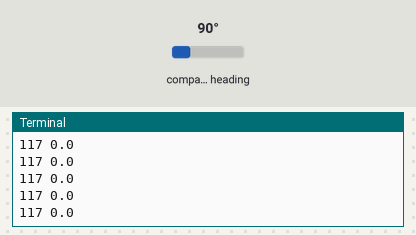
Simulated run of this program. Board: Raspberry Pi (BCM pin numbers). Shown: the last lines printed to the terminal. The test bench sets the inputs (shaded band); at power-on: compass heading 90°.

Above: at 1.2 s.
1.3 s: compass heading set to 7°
At 1.56 s:
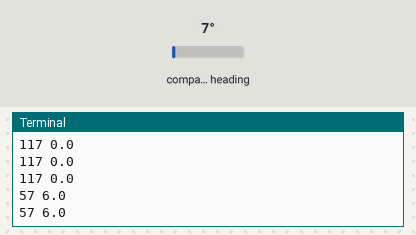
2.8 s: compass heading set to 180°
At 2.8 s:
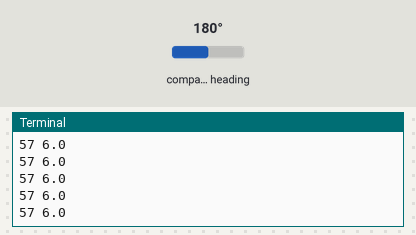
Timing chart, 0 to 5.8 s (numbered marks = the images above; inputs shaded):
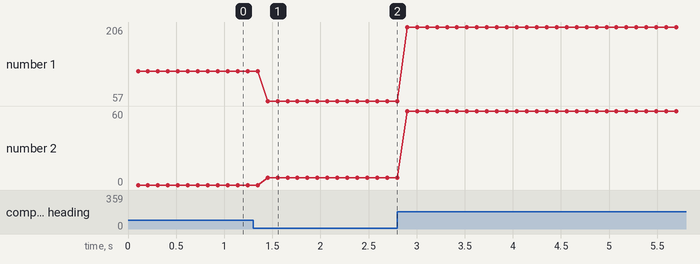

The program:

MagnetometerSensor.py
```python
#!/usr/bin/python
#Triple Axis Magnetometer Breakout - HMC5883L


from Adafruit_I2C import Adafruit_I2C
import time
import math

ConfigurationRegisterA = 0x00
ConfigurationRegisterB = 0x01
ModeRegister = 0x02
AxisXDataRegisterMSB = 0x03
AxisXDataRegisterLSB = 0x04
AxisZDataRegisterMSB = 0x05
AxisZDataRegisterLSB = 0x06
AxisYDataRegisterMSB = 0x07
AxisYDataRegisterLSB = 0x08
StatusRegister = 0x09
IdentificationRegisterA = 0x10
IdentificationRegisterB = 0x11
IdentificationRegisterC = 0x12
MeasurementContinuous = 0x00
MeasurementSingleShot = 0x01
MeasurementIdle = 0x03


#for bandung
degree=-31
minute=58

class MagnetometerHMC:
	def __init__(self):
		self.i2c=Adafruit_I2C(address=0x1e, debug=None)#set i2c
		self.i2c.write8(ModeRegister,MeasurementContinuous)#set continuous mode
		i2c=Adafruit_I2C(address=0x1e, debug=None)#set i2c
		#gain set to default 1090lsb +-1,3 Ga degital resolution 0.92 pada reg 0x01

	def read_raw(self):
		#data=self.i2c.readList(AxisXDataRegisterMSB, 6) #baca raw x y z
		magno_x = self.i2c.readS16(AxisXDataRegisterMSB)#(data[0]<<8) | data[1]
		magno_y = self.i2c.readS16(AxisYDataRegisterMSB)#(data[2]<<8) | data[3]
		magno_z = self.i2c.readS16(AxisZDataRegisterMSB)#(data[4]<<8) | data[5]

		if (magno_x == -4096):
			magno_x = None
		else:
			magno_x = round(magno_x * 0.92)

		if (magno_y == -4096):
			magno_y = None
		else:
			magno_y = round(magno_y * 0.92)

		if (magno_z == -4096):
			magno_z = None
		else:
			magno_z = round(magno_z * 0.92)

		return (magno_x, magno_y, magno_z)

	def getHeading(self):
		(scaled_x, scaled_y, scaled_z) = self.read_raw()
		declination= (degree+minute) * (math.pi/180)#calculate declination

		headingRad = math.atan2(scaled_y, scaled_x)
		headingRad += declination

		# Correct for reversed heading
		if(headingRad < 0):
		    headingRad += 2*math.pi

		# Check for wrap and compensate
		if(headingRad > 2*math.pi):
		    headingRad -= 2*math.pi

		# Convert to degrees from radians
		headingDeg = headingRad * 180/math.pi
		degrees = math.floor(headingDeg)
		minutes = round(((headingDeg - degrees) * 60))
		return (degrees, minutes)
	def status(self):
		return True
	def data(self):
		return self.getHeading[0]


if __name__=='__main__':
  for i in range(100):
	data=MagnetometerHMC()
	axis = data.read_raw()
	(deg,mint) = data.getHeading()
	time.sleep(0.1)
	print deg ,mint
```

Measured:
- after the input at 1.3 s, the terminal: prints a new line after 0.15 s (image 1)
- plotted number 1: 117 → 57 after the input at 1.3 s, 57 → 206 after the input at 2.8 s
- plotted number 2: 0 → 6 after the input at 1.3 s, 6 → 60 after the input at 2.8 s
